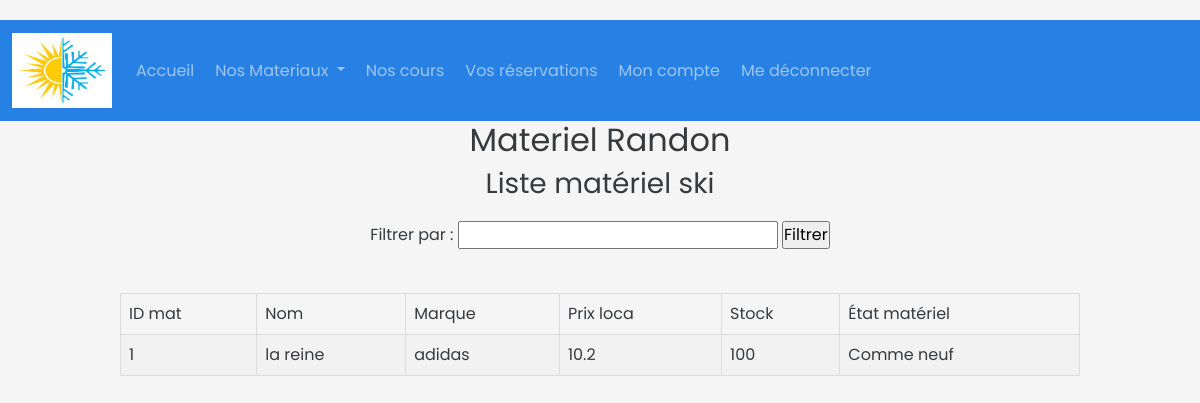
/PrestigeAlpin/index.php?page=4 (signed in), run on the app's committed database.
### tables this page shows
create table mat_rando (
    id_materiel int(10) not null auto_increment,
    nom VARCHAR(50),
    marque VARCHAR(50),
    prix_loca float(6,2),
    stock_initial int(4),
    etat_materiel VARCHAR(50),
    taille_harnais float(6,2),
    type_corde VARCHAR(50),
    poids_max float(6,2),
    type_ancrage varchar(50),
    niveau_regidite varchar(30),
    role enum('mat_neige','mat_rando'),
    PRIMARY KEY (id_materiel)
);

### PrestigeAlpin/modele/modele.class.php (called while the page is built, shortened)
<?php
	class Modele {
		private $unPDO ;
		private $table ;
		public function __construct (){
			try{
			$url ="mysql:host=localhost;dbname=prestigeAlpin";
			$user = "root";
			$mdp ="";
			$this->unPDO = new PDO($url, $user, $mdp);
			}
			catch (PDOException $exp){
				echo "Erreur connexion BDD : ".$exp->getMessage ();
			}
		}
		public function setTable ($table) {
			$this->table= $table ;
		}
		public function selectAll(){
			$requete ="select * from ".$this->table.";";
			$select = $this->unPDO->prepare ($requete);
			$select->execute();
			return $select->fetchAll();
		}
	}
?>

### PrestigeAlpin/controleur/controleur.class.php (called while the page is built, shortened)
<?php
	require_once ("modele/modele.class.php");
	class Controleur {
		private $unModele ;
		public function __construct (){
			$this->unModele = new Modele ();
		}
		public function setTable ($table){
			$this->unModele->setTable($table);
		}
		public function selectAll (){
			return $this->unModele->selectAll();
		}
	}
?>

### PrestigeAlpin/vue/vue_select_mat_rando.php (the view, shortened to what this page needs)
<?php
require_once('modele/modele.class.php');
$modele = new Modele();
$modele->setTable("mat_rando");
$lesMatNeige = $modele->selectAll();
$filtre = isset($_POST['filtre']) ? $_POST['filtre'] : '';
if (!empty($filtre)) {
    $where = array("nom", "marque");
    $lesMatNeige = $modele->selectLike($where, $filtre);
} else {
    $lesMatNeige = $modele->selectAll();
}
?>
<h3>Liste matériel ski</h3>
<!DOCTYPE html>
<html lang="en">
<head>
    <link rel="stylesheet" href="css/tab.css">
<form method="post">
    Filtrer par : <input type="text" name="filtre">
    <input type="submit" name="Filtrer" value="Filtrer">
</form>
<br>
<table border="1">
    <tr>
        <td>ID mat</td>
        <td>Nom</td>
        <td>Marque</td>
        <td>Prix loca</td>
        <td>Stock</td>
        <td>État matériel</td>
    </tr>
    <?php
    if (isset($lesMatNeige)) {
        foreach ($lesMatNeige as $unMatNeige) {
            echo "<tr>";
            echo "<td>".$unMatNeige['id_materiel']."</td>";
            echo "<td>".$unMatNeige['nom']."</td>";
            echo "<td>".$unMatNeige['marque']."</td>";
            echo "<td>".$unMatNeige['prix_loca']."</td>";
            echo "<td>".$unMatNeige['stock_initial']."</td>";
            echo "<td>".$unMatNeige['etat_materiel']."</td>";
            echo "</tr>";
        }
    }
    ?>
</table>

### PrestigeAlpin/css/style.css (style rules this page uses)
* { margin: 0; padding: 0; box-sizing: border-box; font-family: "Poppins", sans-serif; }
body { background: #f5f5f5; margin-top: 20px; }

### PrestigeAlpin/css/tab.css (style rules this page uses)
table { width: 80%; border-collapse: collapse; }
td, th { border: 1px solid #ddd; padding: 8px; }
tr:nth-child(even) { background-color: #f2f2f2; }
form { margin-bottom: 20px; }
h3 { margin-bottom: 20px; }

### data on the page
mat_rando: id_materiel "1", nom "la reine", marque "adidas", prix_loca "10.2", stock_initial "100", etat_materiel "Comme neuf"
